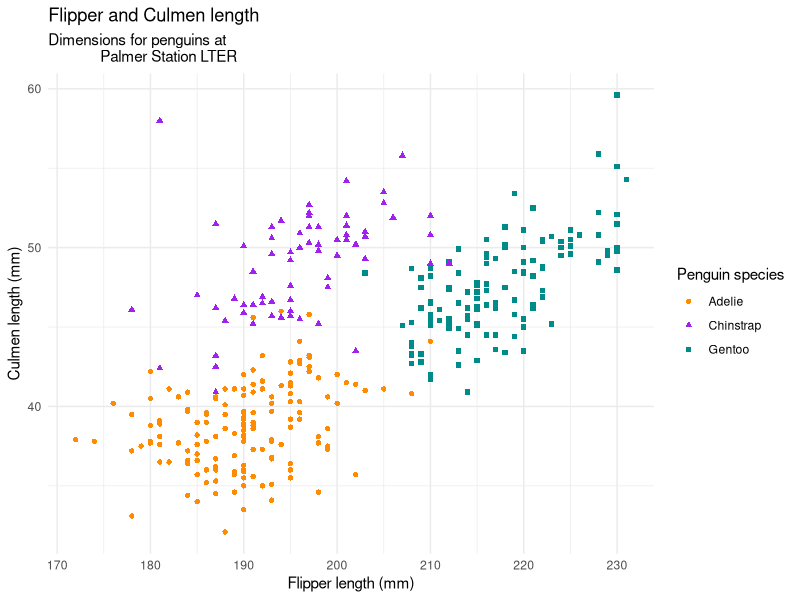

This figure's R source:
## ---- chunk 1
# Load penguins
library(palmerpenguins)
library(ggplot2)
# Read data
penguins = penguins
## ---- chunk 2
# Plot penguins
ggplot(penguins, 
       aes(x = flipper_length_mm, y = bill_length_mm)) +
        geom_point(aes(color = species, shape = species)) +
        scale_color_manual(values = c("darkorange","purple","cyan4")) +
        labs(title = "Flipper and Culmen length",
             subtitle = "Dimensions for penguins at 
             Palmer Station LTER",
             x = "Flipper length (mm)", 
             y = "Culmen length (mm)",
             color = "Penguin species", 
             shape = "Penguin species") +
        theme_minimal()
## ---- chunk 3
do_addition <- function(number1, number2){
        
        # Check that arguments provided are numberic
        if(class(number1) != "numeric" | class(number2) != "numeric"){
                print("Error: one or more of your inputs are not numeric")
                
        # Perform simple addition and return the result
        } else{
                result <- number1 + number2
                return(result)
        }
}

## ---- chunk 4
do_addition(3,3)
